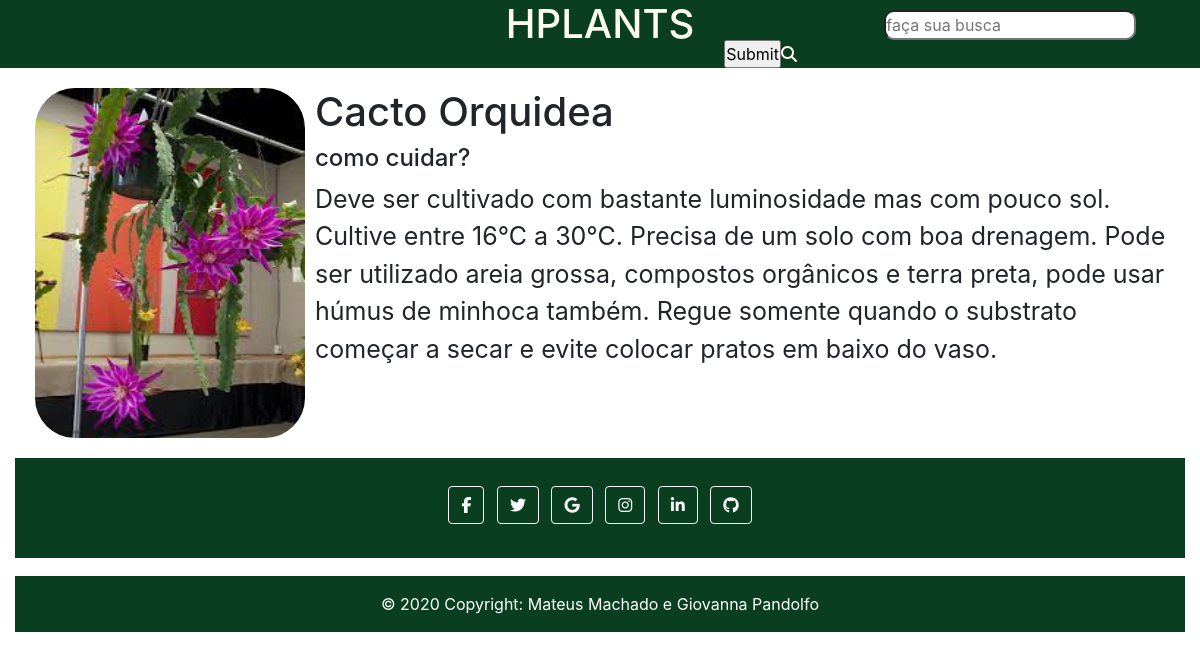
/planta.php?id=4, run on the app's committed database.
### tables this page shows
CREATE TABLE `plantas` (
  `PlantaID` int(11) NOT NULL,
  `Nome` varchar(255) NOT NULL,
  `CategoriaID` int(11) NOT NULL,
  `Cuidados` longtext NOT NULL,
  `Imagem` varchar(255) NOT NULL
);

### planta.php (the view)
<?php
include_once 'conexao.php';
$id = $_GET['id'];
$sql = "SELECT * FROM plantas WHERE PlantaID = {$id}";
$result_query = mysqli_query( $conexao, $sql );
$dados = mysqli_fetch_array($result_query, MYSQLI_ASSOC);
?>
    <main id="plantas" class="row">
        <div class="col-3">
            <img src="./img/<?php echo $dados['Imagem']?>" alt="" class="imagem" ">
        </div>
        <div class="col-9">
            <h2 class="nomeplanta"><?php echo $dados['Nome']?></h2>
            <h4>como cuidar?</h4>
            <p class="paragrafo"><?php echo $dados['Cuidados']?></p>
        </div>
    </main>
<?php
include_once 'footer.php';
?>

### style.css (style rules this page uses)
* { padding: 0; margin: 0; }
.imagem { border-radius: 40px; height: 350px; margin-top: 20px; margin-left: 20px; margin-bottom: 20px; width: 100%; }
.nomeplanta { font-size: 40px; margin-top: 20px; margin-left: 0px; }
.paragrafo { font-size: 25px; }

### data on the page
plantas: Imagem (picture), Nome "Cacto Orquidea", Cuidados "Deve ser cultivado com bastante luminosidade mas com pouco sol. Cultive entre 16°C a 30°C. Precisa de um solo com boa drenagem. Pode ser utilizado areia grossa, compostos orgânicos e terra preta, pode usar húmus de minhoca também. Regue somente quando o substrato começar a secar e evite colocar pratos em baixo do vaso."
